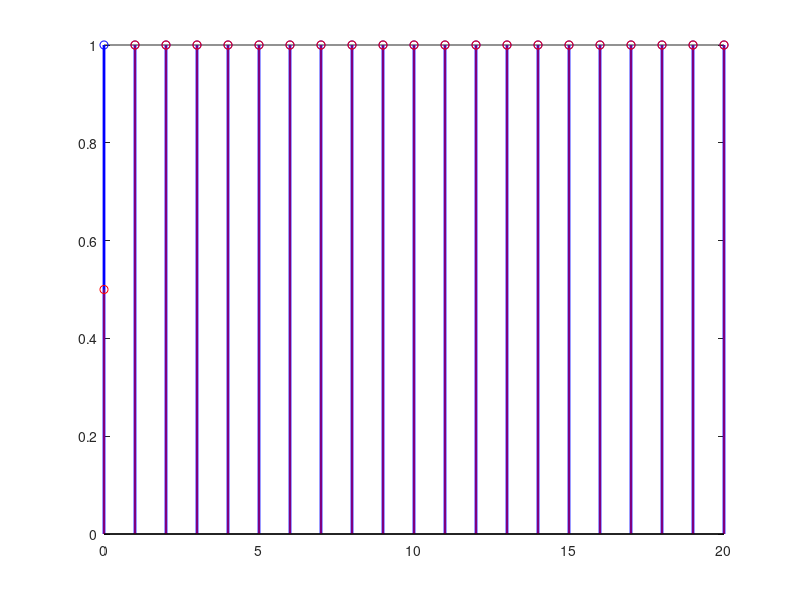

The MATLAB script that drew this image: (Note: this script raises an error after producing the figure.)
n=0:20;
x=ones(1, length(n));
y=filter([0.5 0.5],1, x);
stem(n, x,"b" ,"LineWidth",2,"DisplayName", "Orginal");
hold on;
stem(n, y,"r" ,LineWidth=2, DisplayName="Filtered");
title("FIR filter");
xlabel("n samples");
ylabel("Amplitude");
legend();
